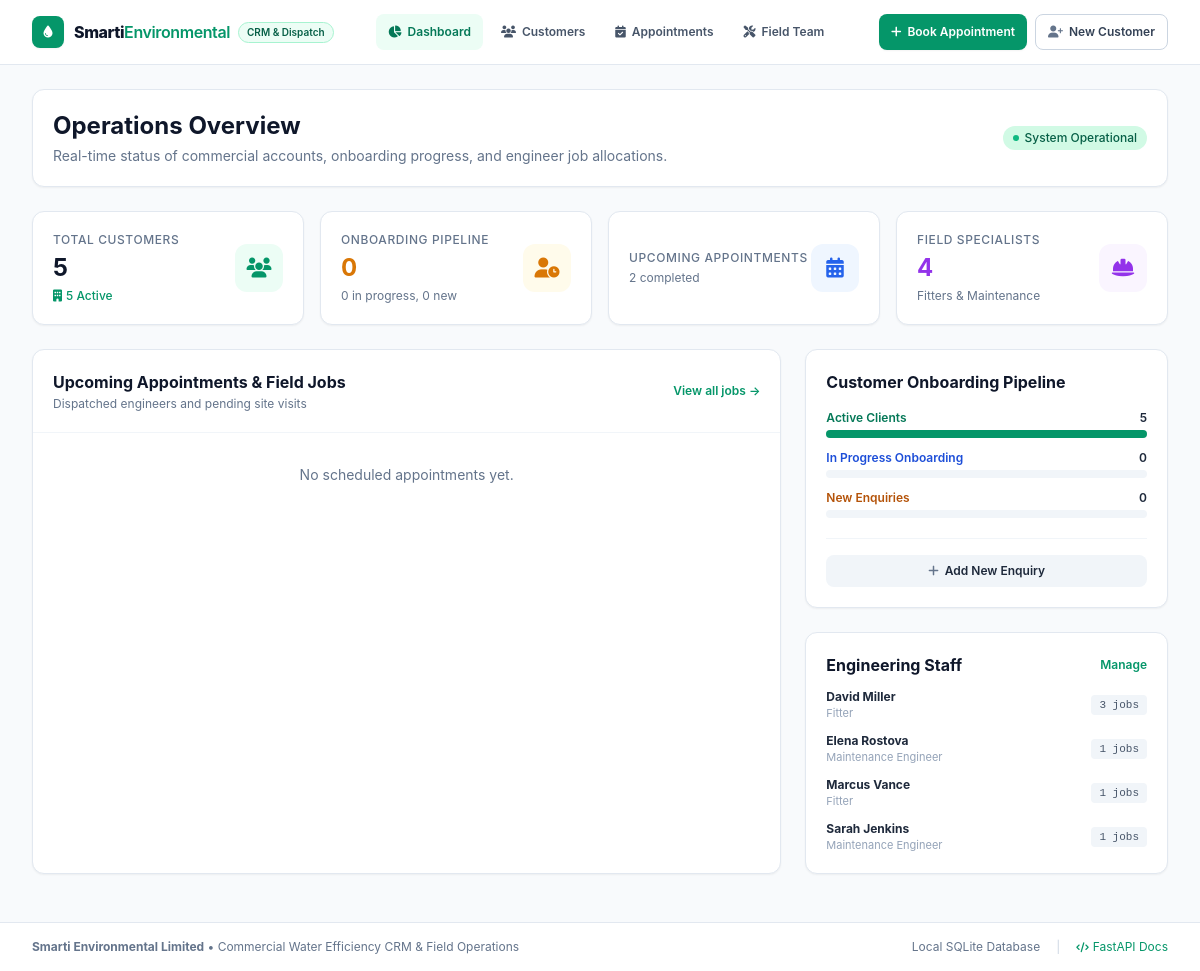
The page / on the database its author committed.
### app/models.py (models this page shows)
class Staff(Base):
    __tablename__ = "staff"
    id = Column(Integer, primary_key=True, index=True)
    name = Column(String(120), nullable=False)
    role = Column(String(60), nullable=False)  # Fitter, Maintenance Engineer
    email = Column(String(120), nullable=False)
    phone = Column(String(40), nullable=False)
    specialism = Column(String(120), default="Water Systems & Sensors")
    is_active = Column(Integer, default=1)
    jobs = relationship("Job", back_populates="staff")

### main.py (the view)
@app.get("/", response_class=HTMLResponse)
def view_dashboard(request: Request, db: Session = Depends(get_db)):
    customers = crud.get_customers(db)
    staff = crud.get_staff_members(db)
    upcoming_jobs = crud.get_upcoming_jobs(db, limit=5)
    completed_jobs = crud.get_completed_jobs(db, limit=5)
    completed_jobs_count = len(crud.get_completed_jobs(db))
    active_customers = sum(1 for c in customers if c.onboarding_status == "Active")
    in_progress_customers = sum(1 for c in customers if c.onboarding_status == "In Progress")
    new_enquiries = sum(1 for c in customers if c.onboarding_status == "New Enquiry")
    time_ctx = get_gmt_time_context()
    return templates.TemplateResponse(
        request=request,
        name="dashboard.html",
        context={
            "active_page": "dashboard",
            "customers": customers,
            "staff": staff,
            "upcoming_jobs": upcoming_jobs,
            "completed_jobs": completed_jobs,
            "active_customers": active_customers,
            "in_progress_customers": in_progress_customers,
            "new_enquiries": new_enquiries,
            "completed_jobs_count": completed_jobs_count,
            "today_gmt": time_ctx["today_gmt"],
            "now_gmt_time": time_ctx["now_gmt_time"]
        }
    )

### app/templates/dashboard.html (shortened to what this page needs)
{% extends "base.html" %}
{% block content %}
<div class="space-y-6">
    <div class="flex flex-col md:flex-row md:items-center justify-between gap-4 bg-white p-5 rounded-xl border border-slate-200 shadow-sm">
        <div>
            <h1 class="text-2xl font-bold text-slate-900">Operations Overview</h1>
            <p class="text-sm text-slate-500 mt-1">Real-time status of commercial accounts, onboarding progress, and engineer job allocations.</p>
        </div>
        <div class="flex items-center space-x-3">
            <span class="inline-flex items-center px-2.5 py-1 rounded-full text-xs font-medium bg-emerald-100 text-emerald-800">
                <span class="w-1.5 h-1.5 bg-emerald-500 rounded-full mr-1.5 animate-pulse"></span>
                System Operational
            </span>
        </div>
    </div>
    <div class="grid grid-cols-1 sm:grid-cols-2 lg:grid-cols-4 gap-4">
        <div class="bg-white p-5 rounded-xl border border-slate-200 shadow-sm flex items-center justify-between">
            <div>
                <p class="text-xs font-medium uppercase tracking-wider text-slate-500">Total Customers</p>
                <p class="text-2xl font-bold text-slate-900 mt-1">{{ customers|length }}</p>
                <p class="text-xs text-emerald-600 mt-1 font-medium"><i class="fa-solid fa-building mr-1"></i>{{ active_customers }} Active</p>
            </div>
            <div class="w-12 h-12 bg-emerald-50 text-emerald-600 rounded-xl flex items-center justify-center text-xl">
                <i class="fa-solid fa-users"></i>
            </div>
        </div>
        <div class="bg-white p-5 rounded-xl border border-slate-200 shadow-sm flex items-center justify-between">
            <div>
                <p class="text-xs font-medium uppercase tracking-wider text-slate-500">Onboarding Pipeline</p>
                <p class="text-2xl font-bold text-amber-600 mt-1">{{ in_progress_customers + new_enquiries }}</p>
                <p class="text-xs text-slate-500 mt-1">{{ in_progress_customers }} in progress, {{ new_enquiries }} new</p>
            </div>
            <div class="w-12 h-12 bg-amber-50 text-amber-600 rounded-xl flex items-center justify-center text-xl">
                <i class="fa-solid fa-user-clock"></i>
            </div>
        </div>
        <div class="bg-white p-5 rounded-xl border border-slate-200 shadow-sm flex items-center justify-between">
            <div>
                <p class="text-xs font-medium uppercase tracking-wider text-slate-500">Upcoming Appointments</p>
                <p class="text-xs text-slate-500 mt-1">{{ completed_jobs_count }} completed</p>
            </div>
            <div class="w-12 h-12 bg-blue-50 text-blue-600 rounded-xl flex items-center justify-center text-xl">
                <i class="fa-solid fa-calendar-days"></i>
            </div>
        </div>
        <div class="bg-white p-5 rounded-xl border border-slate-200 shadow-sm flex items-center justify-between">
            <div>
                <p class="text-xs font-medium uppercase tracking-wider text-slate-500">Field Specialists</p>
                <p class="text-2xl font-bold text-purple-600 mt-1">{{ staff|length }}</p>
                <p class="text-xs text-slate-500 mt-1">Fitters & Maintenance</p>
            </div>
            <div class="w-12 h-12 bg-purple-50 text-purple-600 rounded-xl flex items-center justify-center text-xl">
                <i class="fa-solid fa-helmet-safety"></i>
            </div>
        </div>
    </div>
    <div class="grid grid-cols-1 lg:grid-cols-3 gap-6">
        <div class="lg:col-span-2 bg-white rounded-xl border border-slate-200 shadow-sm overflow-hidden flex flex-col">
            <div class="p-5 border-b border-slate-100 flex items-center justify-between">
                <div>
                    <h2 class="text-base font-bold text-slate-900">Upcoming Appointments & Field Jobs</h2>
                    <p class="text-xs text-slate-500 mt-0.5">Dispatched engineers and pending site visits</p>
                </div>
                <a href="/jobs" class="text-xs font-semibold text-emerald-600 hover:text-emerald-700">View all jobs &rarr;</a>
            </div>
            <div class="divide-y divide-slate-100 flex-1">
                {% if jobs %}
                    {% for job in jobs[:5] %}
                    <div class="p-4 hover:bg-slate-50 transition flex flex-col sm:flex-row sm:items-center justify-between gap-3">
                        <div class="space-y-1">
                            <div class="flex items-center space-x-2">
                                <span class="text-sm font-bold text-slate-900">{{ job.service_type }}</span>
                                {% if job.status == 'Pending' %}
                                    <span class="px-2 py-0.5 text-[11px] font-medium rounded-full bg-amber-50 text-amber-700 border border-amber-200">Pending</span>
                                {% elif job.status == 'In Progress' %}
                                    <span class="px-2 py-0.5 text-[11px] font-medium rounded-full bg-blue-50 text-blue-700 border border-blue-200">In Progress</span>
                                {% else %}
                                    <span class="px-2 py-0.5 text-[11px] font-medium rounded-full bg-emerald-50 text-emerald-700 border border-emerald-200">Completed</span>
                                {% endif %}
                            </div>
                            <p class="text-xs text-slate-600 flex items-center space-x-3">
                                <span><i class="fa-solid fa-building text-slate-400 mr-1"></i>{{ job.customer.name }}</span>
                                <span><i class="fa-regular fa-clock text-slate-400 mr-1"></i>{{ job.scheduled_date }} at {{ job.scheduled_time }}</span>
                            </p>
                            <p class="text-xs text-slate-500">
                                <i class="fa-solid fa-user-gear text-slate-400 mr-1"></i>
                                {% if job.staff %}
                                    Assigned to <span class="font-medium text-slate-700">{{ job.staff.name }} ({{ job.staff.role }})</span>
                                {% else %}
                                    <span class="text-amber-600 font-medium italic">Unassigned engineer</span>
                                {% endif %}
                            </p>
                        </div>
                        <div class="flex items-center space-x-2 self-start sm:self-center">
                            <a href="/jobs/{{ job.id }}/edit" class="text-xs font-medium text-slate-600 hover:text-slate-900 bg-slate-100 hover:bg-slate-200 px-3 py-1.5 rounded-md transition">Edit / Status</a>
                        </div>
                    </div>
                    {% endfor %}
                {% else %}
                    <div class="p-8 text-center text-slate-500 text-sm">No scheduled appointments yet.</div>
                {% endif %}
            </div>
        </div>
        <div class="space-y-6">
            <div class="bg-white rounded-xl border border-slate-200 shadow-sm p-5">
                <h2 class="text-base font-bold text-slate-900 mb-4">Customer Onboarding Pipeline</h2>
                <div class="space-y-3">
                    <div>
                        <div class="flex justify-between text-xs font-semibold mb-1">
                            <span class="text-emerald-700">Active Clients</span>
                            <span>{{ active_customers }}</span>
                        </div>
                        <div class="w-full bg-slate-100 rounded-full h-2">
                            <div class="bg-emerald-600 h-2 rounded-full" style="width: {{ (active_customers / (customers|length if customers|length > 0 else 1) * 100)|round }}%"></div>
                        </div>
                    </div>
                    <div>
                        <div class="flex justify-between text-xs font-semibold mb-1">
                            <span class="text-blue-700">In Progress Onboarding</span>
                            <span>{{ in_progress_customers }}</span>
                        </div>
                        <div class="w-full bg-slate-100 rounded-full h-2">
                        </div>
                    </div>
                    <div>
                        <div class="flex justify-between text-xs font-semibold mb-1">
                            <span class="text-amber-700">New Enquiries</span>
                            <span>{{ new_enquiries }}</span>
                        </div>
                        <div class="w-full bg-slate-100 rounded-full h-2">
                        </div>
                    </div>
                </div>
                <div class="mt-5 pt-4 border-t border-slate-100">
                    <a href="/customers/new" class="w-full inline-flex justify-center items-center px-4 py-2 bg-slate-100 hover:bg-slate-200 text-slate-800 text-xs font-semibold rounded-lg transition">
                        <i class="fa-solid fa-plus mr-1.5 text-slate-500"></i> Add New Enquiry
                    </a>
                </div>
            </div>
            <div class="bg-white rounded-xl border border-slate-200 shadow-sm p-5">
                <div class="flex items-center justify-between mb-3">
                    <h2 class="text-base font-bold text-slate-900">Engineering Staff</h2>
                    <a href="/staff" class="text-xs text-emerald-600 font-semibold hover:underline">Manage</a>
                </div>
                <div class="space-y-3">
                    {% for member in staff %}
                    <div class="flex items-center justify-between text-xs">
                        <div>
                            <span class="font-bold text-slate-800">{{ member.name }}</span>
                            <span class="text-slate-400 block text-[11px]">{{ member.role }}</span>
                        </div>
                        <span class="bg-slate-100 text-slate-600 px-2 py-0.5 rounded font-mono text-[11px]">
                            {{ member.jobs|length }} jobs
                        </span>
                    </div>
                    {% endfor %}
                </div>
            </div>
        </div>
    </div>
</div>
{% endblock %}

### app/templates/base.html (shortened to what this page needs)
<!DOCTYPE html>
<html lang="en">
<head>
    <script src="https://cdn.tailwindcss.com"></script>
    <link rel="stylesheet" href="https://cdnjs.cloudflare.com/ajax/libs/font-awesome/6.4.0/css/all.min.css">
</head>
<body class="bg-slate-50 text-slate-800 min-h-screen flex flex-col antialiased">
    <header class="bg-white border-b border-slate-200 sticky top-0 z-30 shadow-xs">
        <div class="max-w-7xl mx-auto px-4 sm:px-6 lg:px-8 h-16 flex items-center justify-between gap-4">
            <a href="/" class="flex items-center space-x-2.5 flex-shrink-0">
                <div class="w-8 h-8 rounded-lg bg-emerald-600 flex items-center justify-center text-white font-bold text-base shadow-sm">
                    <i class="fa-solid fa-droplet text-xs"></i>
                </div>
                <div class="flex items-center space-x-2">
                    <span class="font-extrabold text-slate-900 tracking-tight text-base whitespace-nowrap">Smarti<span class="text-emerald-600 font-semibold">Environmental</span></span>
                    <span class="hidden sm:inline-flex bg-emerald-50 text-emerald-800 border border-emerald-200 text-[10px] font-semibold px-2 py-0.5 rounded-full whitespace-nowrap">CRM & Dispatch</span>
                </div>
            </a>
            <nav class="hidden md:flex items-center space-x-1.5 flex-shrink-0">
                <a href="/" class="h-9 inline-flex items-center px-3 text-xs font-semibold rounded-lg whitespace-nowrap transition-colors {% if active_page == 'dashboard' %}bg-emerald-50 text-emerald-700{% else %}text-slate-600 hover:text-slate-900 hover:bg-slate-100{% endif %}">
                    <i class="fa-solid fa-chart-pie mr-1.5 text-xs"></i> Dashboard
                </a>
                <a href="/customers" class="h-9 inline-flex items-center px-3 text-xs font-semibold rounded-lg whitespace-nowrap transition-colors {% if active_page == 'customers' %}bg-emerald-50 text-emerald-700{% else %}text-slate-600 hover:text-slate-900 hover:bg-slate-100{% endif %}">
                    <i class="fa-solid fa-users mr-1.5 text-xs"></i> Customers
                </a>
                <a href="/jobs?view=upcoming" class="h-9 inline-flex items-center px-3 text-xs font-semibold rounded-lg whitespace-nowrap transition-colors {% if active_page == 'jobs' %}bg-emerald-50 text-emerald-700{% else %}text-slate-600 hover:text-slate-900 hover:bg-slate-100{% endif %}">
                    <i class="fa-solid fa-calendar-check mr-1.5 text-xs"></i> Appointments
                </a>
                <a href="/staff" class="h-9 inline-flex items-center px-3 text-xs font-semibold rounded-lg whitespace-nowrap transition-colors {% if active_page == 'staff' %}bg-emerald-50 text-emerald-700{% else %}text-slate-600 hover:text-slate-900 hover:bg-slate-100{% endif %}">
                    <i class="fa-solid fa-screwdriver-wrench mr-1.5 text-xs"></i> Field Team
                </a>
            </nav>
            <div class="flex items-center space-x-2 flex-shrink-0">
                <a href="/jobs/new" class="h-9 inline-flex items-center px-3 text-xs font-semibold rounded-lg text-white bg-emerald-600 hover:bg-emerald-700 shadow-sm transition whitespace-nowrap">
                    <i class="fa-solid fa-plus mr-1.5 text-xs"></i> Book Appointment
                </a>
                <a href="/customers/new" class="h-9 inline-flex items-center px-3 text-xs font-semibold rounded-lg text-slate-700 bg-white border border-slate-300 hover:bg-slate-50 transition whitespace-nowrap">
                    <i class="fa-solid fa-user-plus mr-1.5 text-slate-500 text-xs"></i> New Customer
                </a>
            </div>
        </div>
    </header>
    <main class="flex-1 max-w-7xl w-full mx-auto px-4 sm:px-6 lg:px-8 pt-6 pb-12">
        {% block content %}{% endblock %}
    </main>
    <footer class="bg-white border-t border-slate-200 mt-auto">
        <div class="max-w-7xl mx-auto px-4 sm:px-6 lg:px-8 py-4 flex flex-col sm:flex-row items-center justify-between text-xs text-slate-500">
            <div>
                <strong>Smarti Environmental Limited</strong> &bull; Commercial Water Efficiency CRM & Field Operations
            </div>
            <div class="mt-2 sm:mt-0 flex items-center space-x-4">
                <span>Local SQLite Database</span>
                <span class="text-slate-300">|</span>
                <a href="/docs" target="_blank" class="text-emerald-600 hover:underline"><i class="fa-solid fa-code text-[10px] mr-1"></i>FastAPI Docs</a>
            </div>
        </div>
    </footer>
</body>
</html>

### rows shown on the page
Staff: name "David Miller", role "Fitter", jobs|length "3"
Staff: name "Elena Rostova", role "Maintenance Engineer", jobs|length "1"
Staff: name "Marcus Vance", role "Fitter", jobs|length "1"
Staff: name "Sarah Jenkins", role "Maintenance Engineer", jobs|length "1"

### other values the page prints
{{ customers|length }} "5"
{{ active_customers }} "5"
{{ in_progress_customers + new_enquiries }} "0"
{{ in_progress_customers }} "0"
{{ new_enquiries }} "0"
{{ completed_jobs_count }} "2"
{{ staff|length }} "4"
